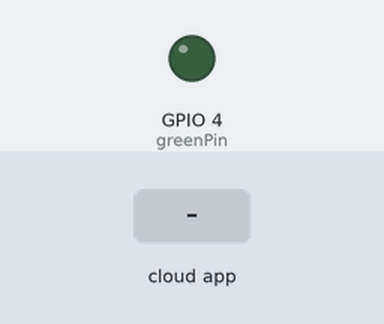
A sketch run on a simulated ESP8266 (NodeMCU). On the bench: output pins drawn as LEDs (lit = HIGH). The inputs (shaded band) are chosen by the test bench. WiFi joins after 1.5 s; servers stay silent unless stated; the Firebase database answers and starts empty; what the sketch prints to the serial monitor is not drawn.

Above: at 4.7 s.
4.8 s: the phone or cloud app sets msg to true
At 6.6 s:
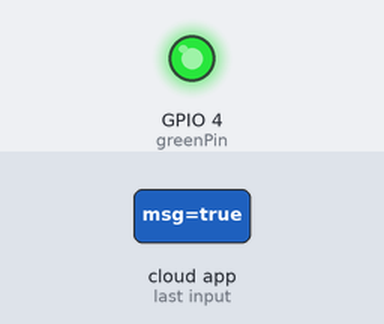
Timing chart, 0 to 8.1 s (numbered marks = the images above; inputs shaded):
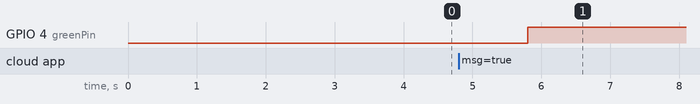

Measured:
- after the input at 4.8 s, GPIO 4 (greenPin): LOW → HIGH after 1.0 s

The sketch:

led_light_on_off_from_get_message_firebase.ino
```cpp
int greenPin = 4; //D2

#include <ESP8266WiFi.h>
#include <FirebaseArduino.h>

#define FIREBASE_HOST "new-project-ec552-default-rtdb.firebaseio.com"
#define FIREBASE_AUTH "QtmUBviLdWs0vxYLcJSJ7ULoCJSVyY8ODeUZwoP5"
#define WIFI_SSID "FOYER 7"
#define WIFI_PASSWORD "Espoir2021"

void setup() {
  pinMode(greenPin, OUTPUT);
  Serial.begin(9600);
  WiFi.begin(WIFI_SSID, WIFI_PASSWORD);
  Serial.print("Connecting to");
  Serial.print(WIFI_SSID);
  while (WiFi.status() != WL_CONNECTED){
    Serial.print(".");
    delay(500);
  }
  Serial.print("Connected to");
  Serial.println(WIFI_SSID);
  Firebase.begin(FIREBASE_HOST, FIREBASE_AUTH);
  delay(2000);
  Serial.begin(9600);
}

void loop() {
  // put your main code here, to run repeatedly:
  String msg= Firebase.getString("/msg/");
  Serial.print("Message:");
  Serial.println(msg);
  if (msg == "true"){
    digitalWrite ( greenPin, HIGH); // turn the green led on
    delay(2000);
    Serial.println("light On");
  }
  else{
    digitalWrite ( greenPin, LOW);
    delay(2000);
    Serial.println("Light off");
  }
}
```
